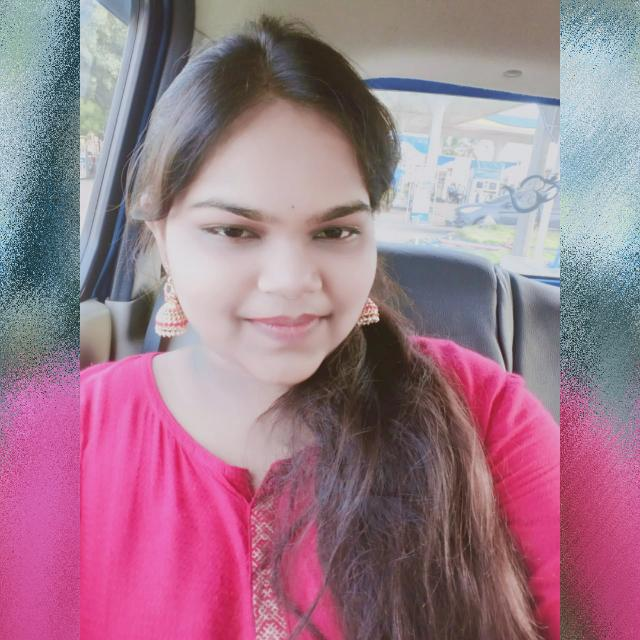
#> input picture Python/pencil sketch/annu.png, 640 x 640 px
$ python pencil_sketch.py
#> lines starting #> are read from the running program, lines starting #| are printed output that depends on the picture
import cv2
image = cv2.imread("./annu.png") #reading the image
#> image is the input picture: shape (640, 640, 3); mean B, G, R 139, 121.8, 157.6
gray_image = cv2.cvtColor(image, cv2.COLOR_BGR2GRAY) #converting it to grayscale
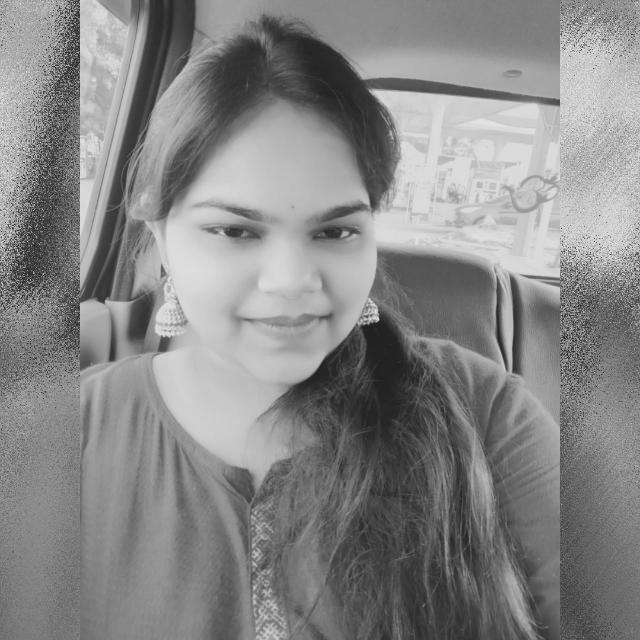
#> gray_image: shape (640, 640); min 14, max 248, mean 134.4
inverted_image = 255 - gray_image
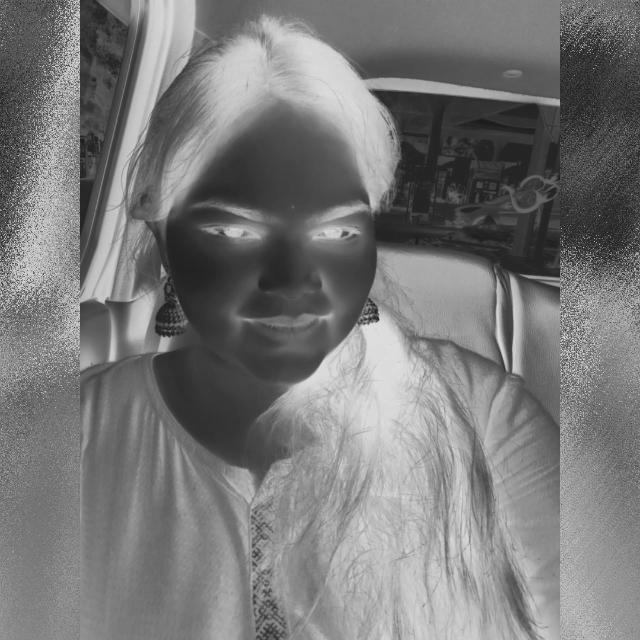
#> inverted_image: shape (640, 640); min 7, max 241, mean 120.6
blurred = cv2.GaussianBlur(inverted_image, (21, 21), 0)
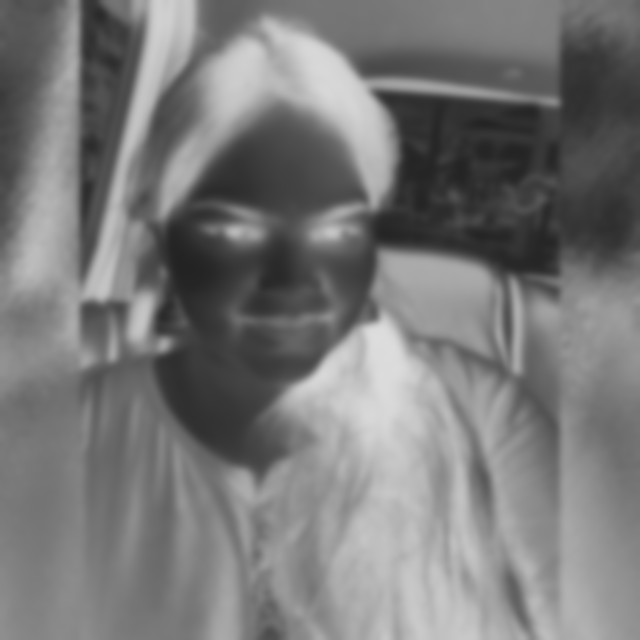
#> blurred: shape (640, 640); min 35, max 221, mean 120.6
inverted_blurred = 255 - blurred #creating pencil sketch
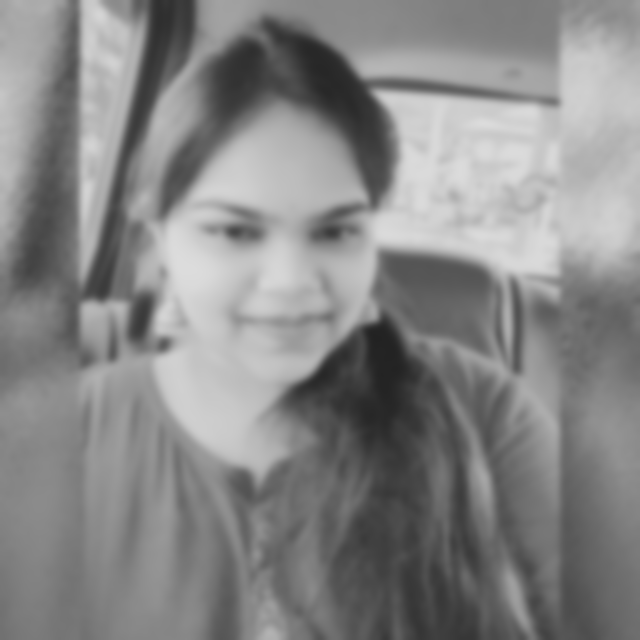
#> inverted_blurred: shape (640, 640); min 34, max 220, mean 134.4
pencil_sketch = cv2.divide(gray_image, inverted_blurred, scale=250.0)
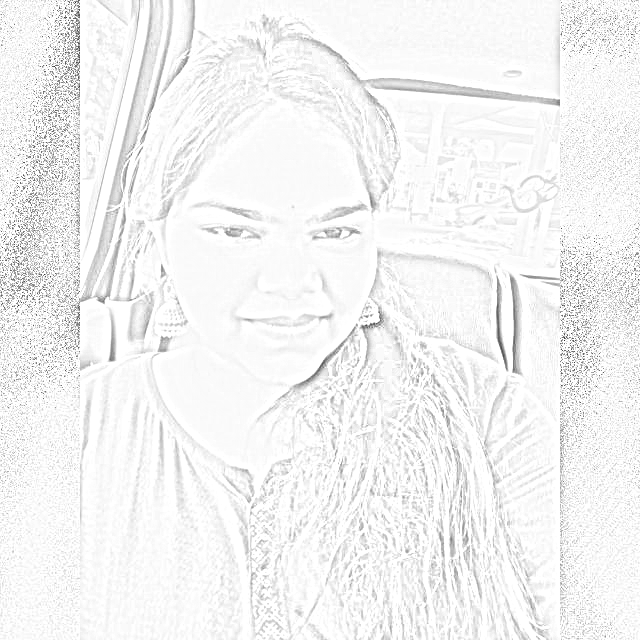
#> pencil_sketch: shape (640, 640); min 28, max 255, mean 242.9
cv2.imshow("Original Image", image)
cv2.imshow("Pencil Sketch of annapurna", pencil_sketch)
cv2.waitKey(0)
